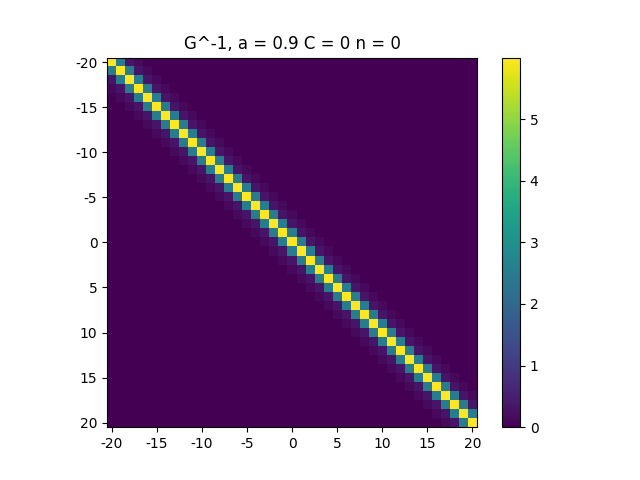
#> input picture -.png, 640 x 480 px; its folder holds only this picture in this run
$ python -i visualization.py   (imports and definitions only)
#> lines starting #> are read from the running program, lines starting #| are printed output that depends on the picture
import pandas as pd
import os
from collections import defaultdict
import numpy as np
import math
import matplotlib.pyplot as plt
import matplotlib.animation as animation

fig, ax = plt.subplots()

x = np.arange(0, 2*np.pi, 0.01)
line_field, = ax.plot(x, np.sin(x), color='b', label = "field magnitude")
#line_field_component, = ax.plot(x, np.sin(x), color='brown', label = "field component real")
#line_field_component_img, = ax.plot(x, np.sin(x), color='orange', label = "field component img")
line_field_avg, = ax.plot(x, np.sin(x), color='black', label="running average")
line_amplitude, = ax.plot(x, np.sin(x), color='g', linewidth=10)
line_amplitude2, = ax.plot(x, np.sin(x), color='g', linewidth=10)

running_avg = None
stepcounter = 0

# [21 lines left out: functions init, animate, not called in this run]
  #return line_field, line_field_component, line_field_component_img, line_field_avg, line_amplitude, line_amplitude2
  #return line_field, line_amplitude, line_amplitude2

def file_to_df(data_file):
  df = pd.read_csv(data_file, index_col=0)
  return df

def get_amplitude_line(i,zs):
  return [-1.2+amplitude_series[i]*math.sin(z) for z in zs]
def get_amplitude_line2(i,zs):
  return [-3.2-amplitude_series[i]*math.sin(z) for z in zs]

def get_avg_line(i,zs):
  return running_avg


# [40 lines left out: functions get_component_line_img, get_component_line, get_magnitude_line, not called in this run]


def get_complex_series(data):
  len_series = len(data.index.values)
  time_series = defaultdict(lambda: np.zeros((len_series), dtype='complex128'))
  for column_name in data.columns.values:
    print(column_name)
    if "sampling_width" in column_name or "energy" in column_name:
      pass
    elif "amplitude" in column_name or "ampiltude" in column_name or ("param_0" in column_name and "abs" not in column_name and "squared" not in column_name):
      print(type(data[column_name][0]))
      if isinstance(data[column_name][0], str):
        amplitude_series = [complex(a).real for a in data[column_name]]
      else:
        amplitude_series = data[column_name]
        print("read amplitude_series" , amplitude_series)
    elif "img" in column_name:
      coeff_number = int(column_name.split("_")[2])
      print("found img part of c ", coeff_number)
      time_series[coeff_number] += np.array([0+float(value)*1j for value in data[column_name] ])
    elif "real" in column_name:
      coeff_number = int(column_name.split("_")[2])
      print("found real part of c ", coeff_number)
      time_series[coeff_number] += np.array([float(value) +0j for value in data[column_name] ])
    elif "c_" in column_name or ("param_" in column_name and "abs" not in column_name and "squared" not in column_name):
      coeff_number = coeff_numbers[int(column_name.split("_")[1])] # lookup from dict given for this file
      time_series[coeff_number] = [complex(value) for value in data[column_name]]
  return time_series, amplitude_series

# [22 lines left out: function visualize_snapshot, not called in this run]


# [21 lines not run here, left out]
  #ani.save("kept_for_animation.mp4")

>>> import cv2
>>> picture = cv2.imread('-.png', cv2.IMREAD_GRAYSCALE)
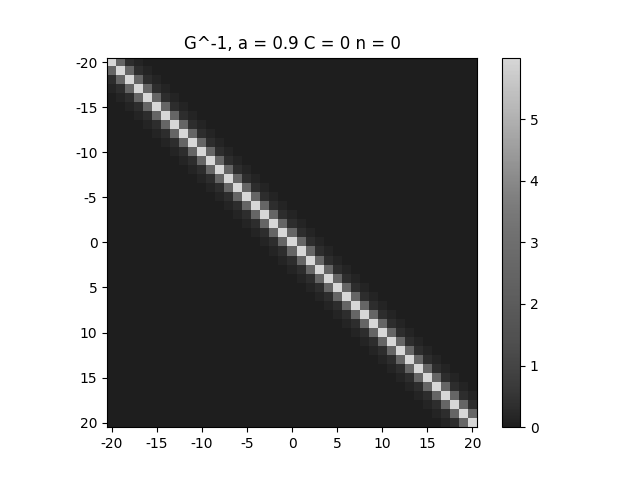
#> picture: shape (480, 640); min 0, max 255, mean 153.4
#> (the run stopped early here; a loop or call above may not have finished)

$ run again, on aaa.png
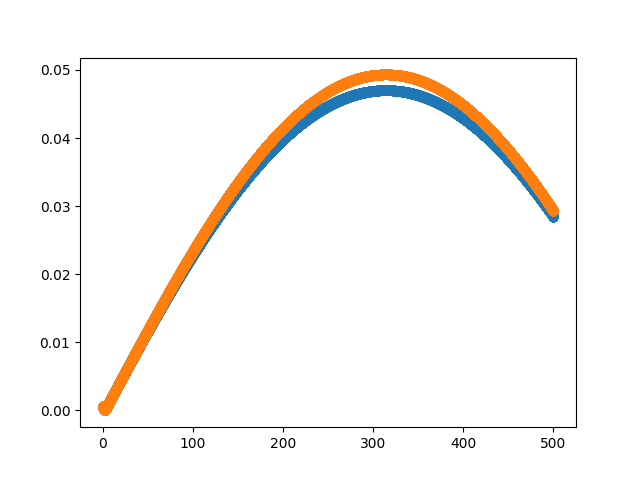
#> input picture aaa.png, 640 x 480 px
#> `picture = cv2.imread('-.png', cv2.IMREAD_GRAYSCALE)`:
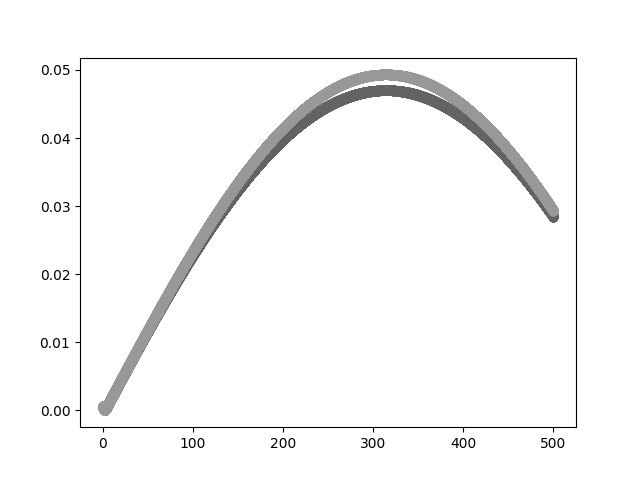
#> picture: shape (480, 640); min 0, max 255, mean 247.9

$ run again, on aaaa.png
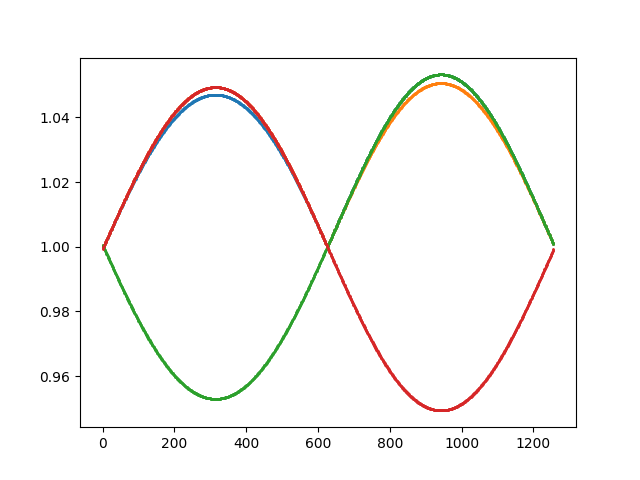
#> input picture aaaa.png, 640 x 480 px
#> `picture = cv2.imread('-.png', cv2.IMREAD_GRAYSCALE)`:
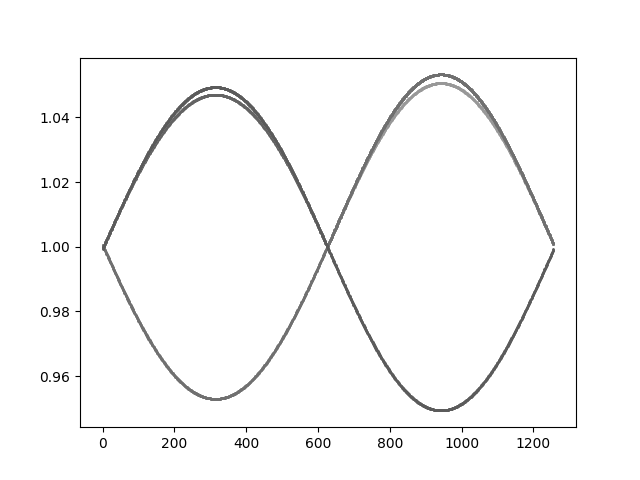
#> picture: shape (480, 640); min 0, max 255, mean 249.2
